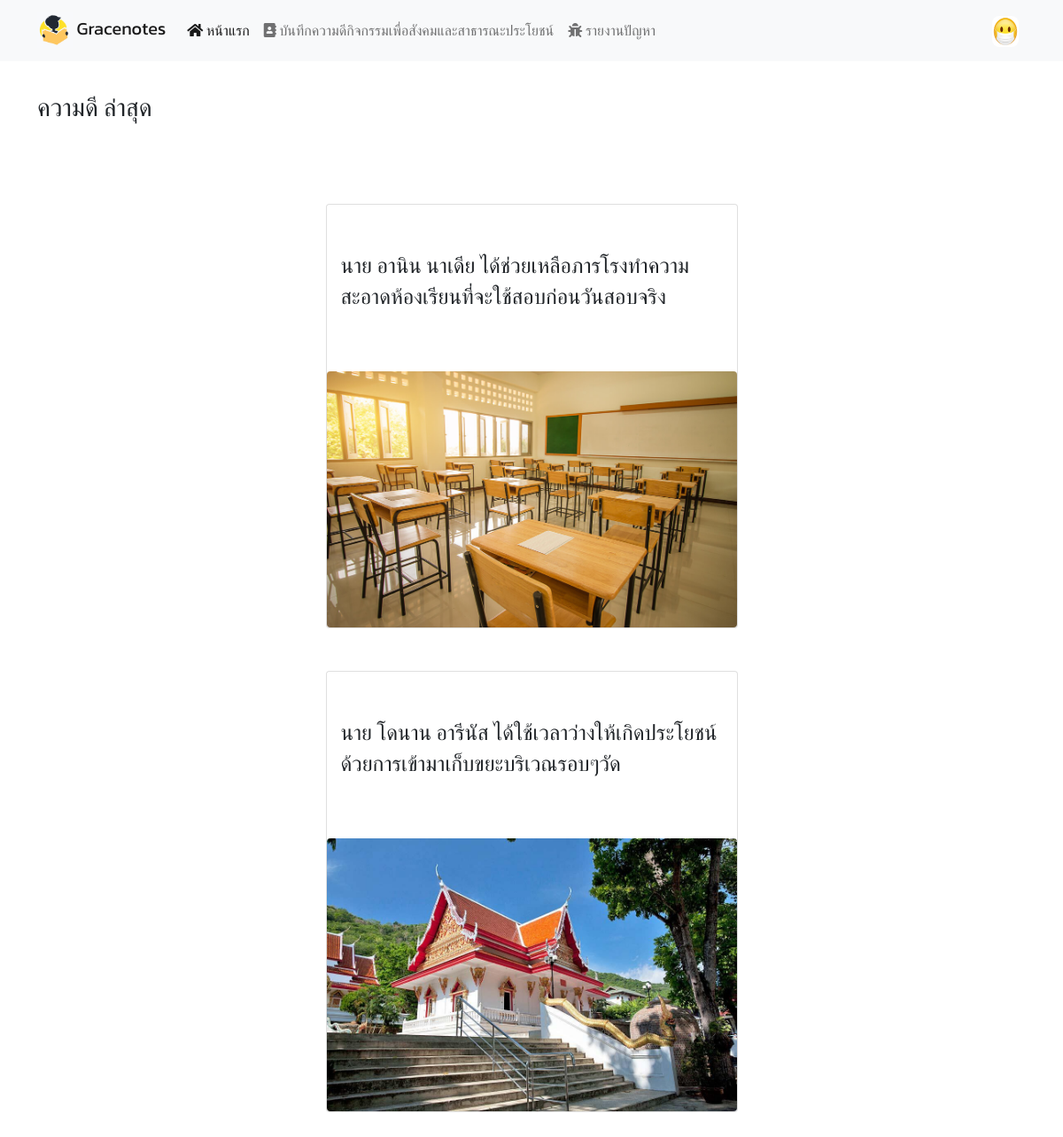
The page /main.php (signed in) on the database its author committed.
### tables this page shows
CREATE TABLE `members` (
  `member_id` int(4) NOT NULL COMMENT 'หมายเลขกำกับสมาชิก',
  `member_user` varchar(10) NOT NULL COMMENT 'รหัสนักเรียน',
  `member_password` varchar(15) NOT NULL COMMENT 'รหัสผ่าน',
  `member_fname` varchar(30) NOT NULL COMMENT 'ชื่อ',
  `member_lname` varchar(30) NOT NULL COMMENT 'นามสกุล',
  `member_class` varchar(5) DEFAULT NULL COMMENT 'ห้องเรียน',
  `member_no` varchar(2) DEFAULT NULL COMMENT 'เลขที่',
  `member_dob` date NOT NULL COMMENT 'วันเกิด',
  `member_address` text NOT NULL COMMENT 'ที่อยู่',
  `member_img` varchar(30) NOT NULL COMMENT 'รูปประจำตัว',
  `member_level` enum('student','teacher') NOT NULL DEFAULT 'student' COMMENT 'บทบาท',
  `member_timestamp` timestamp NOT NULL DEFAULT CURRENT_TIMESTAMP COMMENT 'ประทับเวลา'
);

CREATE TABLE `social` (
  `social_id` int(4) NOT NULL COMMENT 'หมายเลขกำกับโพสต์',
  `social_detail` text NOT NULL COMMENT 'รายละเอียดโพสต์',
  `social_img` varchar(30) NOT NULL COMMENT 'รูปโพสต์',
  `member_id` int(4) NOT NULL COMMENT 'ผู้โพสต์',
  `social_timestamp` timestamp NOT NULL DEFAULT CURRENT_TIMESTAMP COMMENT 'ประทับเวลาโพสต์'
);

### main.php (the view, shortened to what this page needs)
<?php
require 'connection.php';
$uid = $_SESSION['uid'];
$a = "SELECT * FROM members WHERE member_id='$uid'";
$resa = mysqli_query($dbcon, $a);
$rowa = mysqli_fetch_array($resa, MYSQLI_ASSOC);
?>
<!doctype html>
<html lang="en">
<head>
    <link href="./css/bootstrap.min.css" rel="stylesheet">
    <link rel="stylesheet" href="https://use.fontawesome.com/releases/v5.6.3/css/all.css"
>
</head>
<body>
    <nav class="navbar navbar-expand-lg navbar-light bg-light fixed-top">
        <div class="container">
            <a class="navbar-brand" href="main.php">
                <img src="./pictures/logo.jpg" alt="" width="40" height="40" class="d-inline-block align-center">
                Gracenotes
            </a>
            <div class="collapse navbar-collapse text-end" id="navbarSupportedContent">
                <ul class="navbar-nav me-auto mb-2 mb-lg-0">
                    <li class="nav-item">
                        <a class="nav-link <?php if (!isset($_GET['q'])){ echo 'active'; } ?>" href="./main.php"><i
                                class="fas fa-home"></i> หน้าแรก</a>
                    </li>
                    <li class="nav-item">
                        <a class="nav-link <?php if (isset($_GET['q']) && $_GET['q'] == 'grace'){ echo 'active'; } ?>"
                            href="./main.php?q=grace"><i class="fas fa-address-book"></i>
                            บันทึกความดีกิจกรรมเพื่อสังคมและสาธารณะประโยชน์</a>
                    </li>
                    <li class="nav-item">
                        <a class="nav-link <?php if (isset($_GET['q']) && $_GET['q'] == 'report'){ echo 'active'; } ?>"
                            href="./main.php?q=report"><i class="fas fa-bug"></i> รายงานปัญหา</a>
                    </li>
                </ul>
                <ul class="navbar-nav ms-auto mb-2 mb-lg-0">
                    <li class="nav-item dropdown dropstart">
                        <a class="nav-link" href="#" id="navbarDropdown" role="button" data-bs-toggle="dropdown"
                            aria-expanded="false">
                            <img src="./student/<?php echo $rowa['member_img']; ?>" alt="" style="border-radius: 8px;"
                                width="30" height="35">
                        </a>
                    </li>
                </ul>
            </div>
        </div>
    </nav>
    <br><br><br>
    <?php
      if (!isset($_GET['q'])){
    ?>
    <div class="container">
        <h3>ความดี ล่าสุด</h3>
        <br>
        <?php
        $q = "SELECT * FROM social ORDER BY social_id DESC";
        $resq = mysqli_query($dbcon, $q);
        while ($rowq = mysqli_fetch_array($resq, MYSQLI_ASSOC)) {
        ?>
        <div class="card mx-auto col-sm-12 col-md-6 col-lg-5 my-5">
            <div class="card-body">
                <br>
                <p style="font-size: x-large;">
                    <?php echo $rowq['social_detail']; ?>
                </p>
                <br>
            </div>
            <a href="?q=social&g=<?php echo $rowq['social_id']; ?>">
                <img src="grace/<?php echo $rowq['social_img']; ?>" class="rounded card-img-bottom">
            </a>
        </div>
        <?php
      }
    ?>
        <br>
    </div>
    <?php
      }
    ?>
</body>
</html>

### main.php (style rules this page uses)
body { font-family: 'Kanit', sans-serif; line-height: 35px; }

### rows shown on the page
members: member_img (picture)
social: social_detail "นาย อานิน นาเดีย ได้ช่วยเหลือภารโรงทำความสะอาดห้องเรียนที่จะใช้สอบก่อนวันสอบจริง", social_img (picture)
social: social_detail "นาย โดนาน อารีนัส ได้ใช้เวลาว่างให้เกิดประโยชน์ด้วยการเข้ามาเก็บขยะบริเวณรอบๆวัด", social_img (picture)
